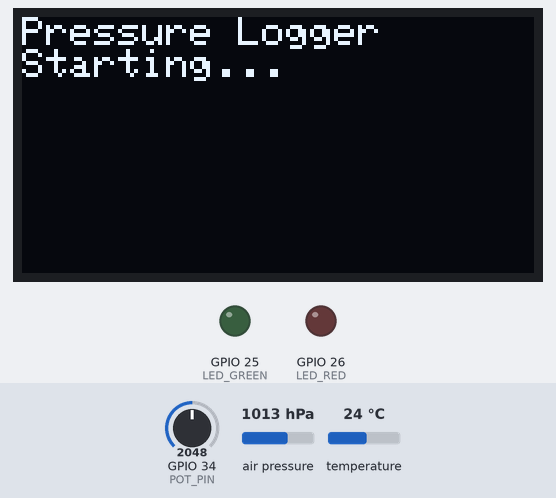
This sketch was run on a simulated ESP32. Parts: 128×64 one-colour display, output pins drawn as LEDs (lit = HIGH). The test bench sets the inputs (shaded band); at power-on: GPIO 34 (POT_PIN) = 2048, air pressure 1013 hPa, temperature 24 °C. WiFi joins after 1.5 s; servers stay silent unless stated; random numbers use the default seed unless the sketch sets one; no MQTT or app messages arrive unless stated; what the sketch prints to the serial monitor is not drawn.

Above: at 0.6 s.
At 5.1 s:
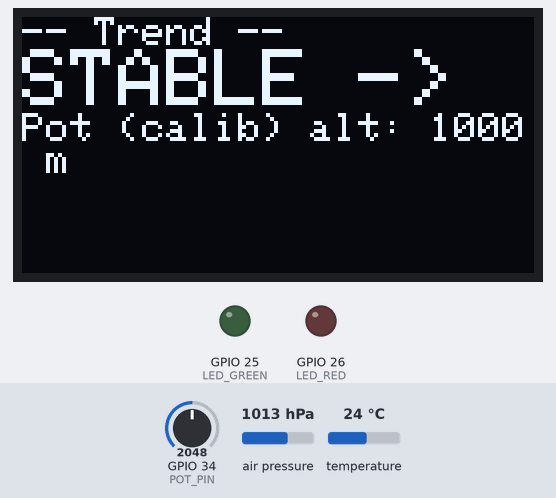
At 20.1 s:
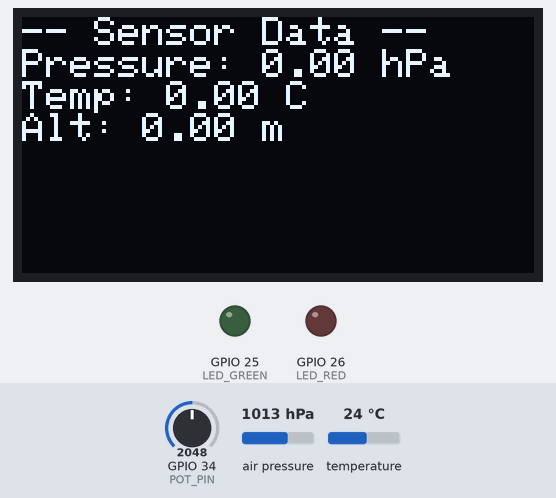
At 30.1 s:
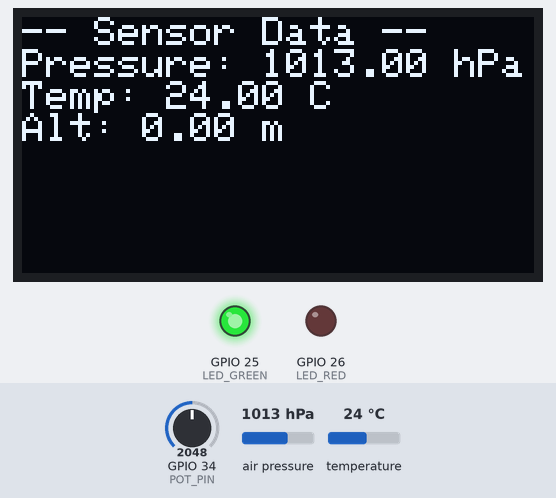
Timing chart, 0 to 31.6 s (numbered marks = the images above):
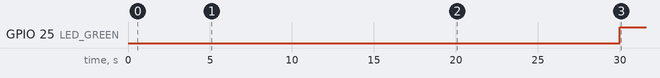

The sketch:

pressure_logger_fixed.ino
```cpp
#include <SPI.h>
#include <Wire.h>
#include <Adafruit_GFX.h>
#include <Adafruit_SSD1306.h>
#include <Adafruit_BMP280.h>
#include <WiFi.h>
#include <PubSubClient.h>

// ---- Wi-Fi & MQTT ----
const char* ssid     = "''''''''''''";
const char* password = "''''''''''''";
const char* mqtt_server = "broker.hivemq.com";
const char* mqtt_topic  = "iitjammu/prathmesh/pressure"; // replace with your name

WiFiClient espClient;
PubSubClient mqttClient(espClient);

unsigned long lastMqttPublish = 0;
const unsigned long MQTT_INTERVAL = 60000; // 60 sec

// ---- OLED SPI pins (your kit) ----
#define OLED_MOSI 23
#define OLED_CLK  18
#define OLED_DC   16
#define OLED_CS   5
#define OLED_RESET 17

Adafruit_SSD1306 display(128, 64, OLED_MOSI, OLED_CLK, OLED_DC, OLED_RESET, OLED_CS);

// ---- BMP280 (I2C) ----
Adafruit_BMP280 bmp; // uses default SDA=21, SCL=22 on ESP32

// ---- Pins ----
#define POT_PIN   34
#define LED_GREEN 25
#define LED_RED   26

// ---- Circular buffer for pressure trend ----
#define LOG_SIZE 24
float pressureLog[LOG_SIZE];
int logIndex = 0;
bool bufferFilled = false;

unsigned long lastRead = 0;
const unsigned long READ_INTERVAL = 30000; // 30 sec

unsigned long lastPageSwitch = 0;
bool showPage1 = true;

// ---- Calibration ----
// seaLevelPressure is now calibrated ONCE at startup (or on demand),
// NOT recomputed every reading. Recomputing it every loop from the
// potentiometer was the bug: it made bmp.readAltitude() mathematically
// cancel the pressure term out, so altitude just echoed the pot position
// instead of reflecting real sensor data.
float seaLevelPressure = 1013.25; // hPa, default; overwritten by calibrateAltitude()
bool needsCalibration = true;     // set true again if you want to re-calibrate on the fly

// Potentiometer now only sets the "known altitude" reference used *when calibrating*,
// not something fed into every single reading.
float localAltitude = 0; // meters, from potentiometer at calibration time

// Globals to hold last readings for display
String lastTrend = "STABLE";
float lastPressure = 0, lastTemp = 0, lastAltitude = 0;

// Stale-read detection: if raw pressure comes back byte-for-byte identical
// across too many consecutive readings, that's a sign the sensor isn't
// taking fresh samples (I2C fault, stuck cache) rather than a genuinely
// stable environment -- real air pressure always drifts slightly.
float prevRawPressure = -1;
int staleCount = 0;
const int STALE_THRESHOLD = 3;

void setup() {
  Serial.begin(115200);
  delay(500);

  pinMode(LED_GREEN, OUTPUT);
  pinMode(LED_RED, OUTPUT);

  // BMP280 init
  Serial.println("Initializing BMP280...");
  if (!bmp.begin(0x76)) {
    Serial.println("BMP280 not found at 0x76, trying 0x77...");
    if (!bmp.begin(0x77)) {
      Serial.println("BMP280 not found! Check wiring.");
      while (1) delay(10);
    }
  }
  Serial.println("BMP280 OK");

  // Confirm it's a genuine BMP280 (should print 0x58).
  // If this prints something else (0x00, 0xFF, or a random value),
  // that's a strong sign of a wiring problem or a counterfeit/different chip.
  Serial.print("Sensor ID: 0x");
  Serial.println(bmp.sensorID(), HEX);

  // Explicitly force NORMAL mode with continuous sampling. begin() usually
  // sets this by default, but setting it explicitly rules out the sensor
  // sitting in a low-power/forced mode that stops taking new samples,
  // which would explain identical readings repeating every cycle.
  bmp.setSampling(Adafruit_BMP280::MODE_NORMAL,
                   Adafruit_BMP280::SAMPLING_X2,
                   Adafruit_BMP280::SAMPLING_X16,
                   Adafruit_BMP280::FILTER_X16,
                   Adafruit_BMP280::STANDBY_MS_500);

  // OLED init
  Serial.println("Initializing OLED...");
  if (!display.begin(SSD1306_SWITCHCAPVCC)) {
    Serial.println("OLED init failed!");
    while (1) delay(10);
  }
  Serial.println("OLED OK");

  display.clearDisplay();
  display.setTextColor(SSD1306_WHITE);
  display.setTextSize(1);
  display.setCursor(0, 0);
  display.println("Pressure Logger");
  display.println("Starting...");
  display.display();
  delay(1000);

  for (int i = 0; i < LOG_SIZE; i++) pressureLog[i] = 0;

  // One-time calibration using whatever the pot is set to right now.
  // Set the pot to your actual local altitude (in meters) BEFORE power-up,
  // or press/hold nothing -- this just runs once at boot.
  calibrateAltitude();

  // Wi-Fi + MQTT init
  connectWiFi();
  mqttClient.setServer(mqtt_server, 1883);
  connectMQTT();
}

void loop() {
  // Potentiometer is read continuously so you can see it and use it to
  // trigger a re-calibration, but it no longer feeds into every altitude
  // calculation directly.
  int potRaw = analogRead(POT_PIN); // 0-4095 on ESP32
  localAltitude = map(potRaw, 0, 4095, 0, 2000);

  if (millis() - lastRead > READ_INTERVAL) {
    lastRead = millis();
    takeReading();
  }

  // Page cycling every 5 seconds
  if (millis() - lastPageSwitch > 5000) {
    lastPageSwitch = millis();
    showPage1 = !showPage1;
    updateDisplay();
  }

  // Keep MQTT alive + publish every 60 sec
  mqttClient.loop();
  if (millis() - lastMqttPublish > MQTT_INTERVAL) {
    lastMqttPublish = millis();
    publishMQTT();
  }
}

// Calibrates seaLevelPressure ONCE using the current raw pressure reading
// and whatever localAltitude (from the pot) is set to at the moment this
// is called. Call this at setup(), or again later on demand (e.g. serial
// command) if you move to a different known altitude.
void calibrateAltitude() {
  float refPressure = bmp.readPressure() / 100.0F; // hPa
  seaLevelPressure = refPressure / pow(1.0 - (localAltitude / 44330.0), 5.255);
  needsCalibration = false;

  Serial.print("Calibrated. Ref pressure: ");
  Serial.print(refPressure);
  Serial.print(" hPa at altitude: ");
  Serial.print(localAltitude);
  Serial.print(" m -> seaLevelPressure: ");
  Serial.print(seaLevelPressure);
  Serial.println(" hPa");
}

void takeReading() {
  float pressure = bmp.readPressure() / 100.0F; // hPa
  float temp = bmp.readTemperature();

  // Stale-read check: if pressure is identical to the last reading,
  // count it. Too many in a row means the sensor probably isn't
  // sampling fresh data (I2C fault) rather than the room being
  // perfectly still.
  if (pressure == prevRawPressure) {
    staleCount++;
  } else {
    staleCount = 0;
  }
  prevRawPressure = pressure;

  if (staleCount >= STALE_THRESHOLD) {
    Serial.print("WARNING: pressure reading unchanged for ");
    Serial.print(staleCount + 1);
    Serial.println(" cycles in a row -- sensor may not be sampling. Check I2C wiring/pull-ups.");
  }

  // Uses the ONE-TIME calibrated seaLevelPressure, so altitude now
  // actually reflects changes in the real pressure reading instead of
  // just mirroring the potentiometer.
  float altitude = bmp.readAltitude(seaLevelPressure);

  // Store in circular buffer
  int oldestIndex = bufferFilled ? (logIndex + 1) % LOG_SIZE : 0;
  pressureLog[logIndex % LOG_SIZE] = pressure;
  logIndex++;
  if (logIndex >= LOG_SIZE) bufferFilled = true;

  // Trend calculation: newest vs oldest
  float oldest = pressureLog[oldestIndex];
  float newest = pressure;
  float diff = newest - oldest;

  String trend = "STABLE";
  if (bufferFilled) {
    if (diff > 0.5) trend = "RISING";        // +0.5 hPa
    else if (diff < -0.5) trend = "FALLING";
  }

  // LED indication
  if (trend == "FALLING") {
    digitalWrite(LED_RED, HIGH);
    digitalWrite(LED_GREEN, LOW);
  } else {
    digitalWrite(LED_GREEN, HIGH);
    digitalWrite(LED_RED, LOW);
  }

  // Serial table output
  Serial.print("Pressure: "); Serial.print(pressure);
  Serial.print(" hPa | Temp: "); Serial.print(temp);
  Serial.print(" C | Altitude: "); Serial.print(altitude);
  Serial.print(" m | Trend: "); Serial.println(trend);

  // Sanity check: real sea-level-referenced pressure should sit roughly
  // 900-1050 hPa. If you see wild jumps (like 115 or 900+ swings between
  // boots), that's a wiring/power issue on the BMP280, not a code issue.
  if (pressure < 300 || pressure > 1100) {
    Serial.println("WARNING: pressure reading looks physically implausible. Check BMP280 wiring/power.");
  }

  // Update globals for display
  lastTrend = trend;
  lastPressure = pressure;
  lastTemp = temp;
  lastAltitude = altitude;
}

void updateDisplay() {
  display.clearDisplay();
  display.setCursor(0, 0);

  if (showPage1) {
    display.setTextSize(1);
    display.println("-- Sensor Data --");
    display.print("Pressure: "); display.print(lastPressure); display.println(" hPa");
    display.print("Temp: "); display.print(lastTemp); display.println(" C");
    display.print("Alt: "); display.print(lastAltitude); display.println(" m");
  } else {
    display.setTextSize(1);
    display.println("-- Trend --");
    display.setTextSize(2);
    if (lastTrend == "RISING") display.println("UP ^");
    else if (lastTrend == "FALLING") display.println("DOWN v");
    else display.println("STABLE ->");
    display.setTextSize(1);
    display.print("Pot (calib) alt: ");
    display.print((int)localAltitude);
    display.println(" m");
  }
  display.display();
}

// ---- Wi-Fi ----
void connectWiFi() {
  Serial.print("Connecting to WiFi");
  WiFi.begin(ssid, password);
  int attempts = 0;
  while (WiFi.status() != WL_CONNECTED && attempts < 40) {
    delay(500);
    Serial.print(".");
    attempts++;
  }
  if (WiFi.status() == WL_CONNECTED) {
    Serial.println("\nWiFi connected. IP: " + WiFi.localIP().toString());
  } else {
    Serial.println("\nWiFi FAILED to connect. Check credentials.");
  }
}

// ---- MQTT ----
void connectMQTT() {
  int attempts = 0;
  while (!mqttClient.connected() && attempts < 5) {
    Serial.print("Connecting to MQTT...");
    String clientId = "ESP32Client-" + String(random(0xffff), HEX);
    if (mqttClient.connect(clientId.c_str())) {
      Serial.println("connected");
    } else {
      Serial.print("failed, rc=");
      Serial.print(mqttClient.state());
      Serial.println(" retrying in 2s");
      delay(2000);
      attempts++;
    }
  }
}

void publishMQTT() {
  if (WiFi.status() != WL_CONNECTED) {
    Serial.println("WiFi not connected, skipping MQTT publish");
    return;
  }
  if (!mqttClient.connected()) connectMQTT();

  // Build JSON manually
  String payload = "{";
  payload += "\"pressure\":" + String(lastPressure, 2) + ",";
  payload += "\"trend\":\"" + lastTrend + "\"";
  payload += "}";

  bool ok = mqttClient.publish(mqtt_topic, payload.c_str());
  if (ok) {
    Serial.println("Published to MQTT: " + payload);
  } else {
    Serial.println("MQTT publish FAILED for payload: " + payload);
  }
}
```

Measured:
- by itself, GPIO 25 (LED_GREEN): LOW → HIGH at 30.0 s
- what the display in image 0 shows lasts 4.4 s, from 0.6 s to 5.0 s
- what the display in image 1 shows lasts 5.0 s, from 5.0 s to 10.0 s
